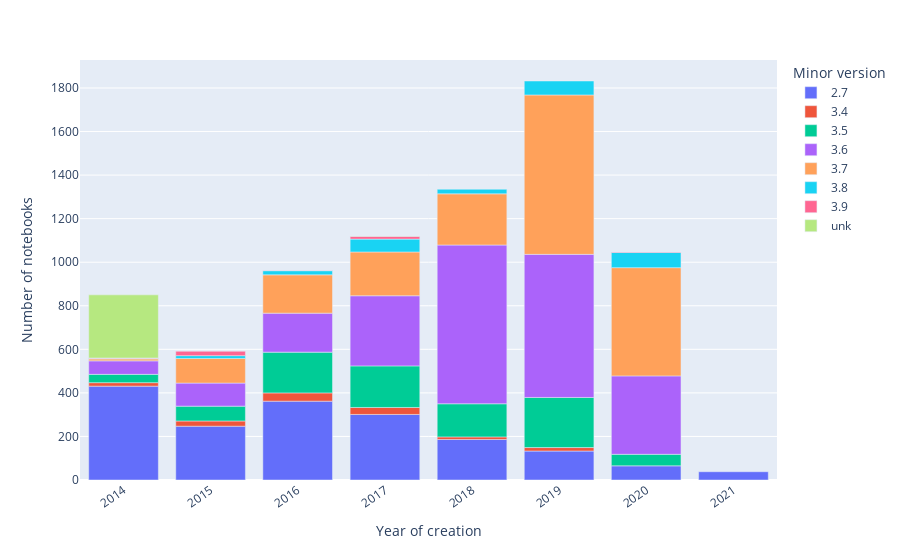

Notebook code for this chart:
### Markdown cell above
## Python notebooks by minor Python version by year of first commit

### Code cell
fig = px.bar(python_minor_version_df, x='Year of creation', y='Number of notebooks', color='Minor version')
#fig.update_traces(texttemplate='%{y:.s}', textposition='outside')
fig.update_layout(uniformtext_minsize=8, uniformtext_mode='hide', xaxis_tickangle=-35, xaxis_type='date')
fig.show()
filename = 'timeline_python_minor_version_by_repo_creation'
fig.write_image(OUTPUT_DIR + '/' + filename + '.pdf', scale=1.0)

### Figure 1 — Plotly figure (JSON) as saved in the notebook; plotly's stock layout.template omitted (floating-point values rounded to 4 significant figures)
{"data": [{"alignmentgroup": "True", "hovertemplate": "Minor version=2.7<br>Year of creation=%{x}<br>Number of notebooks=%{y}<extra></extra>", "legendgroup": "2.7", "marker": {"color": "#636efa", "pattern": {"shape": ""}}, "name": "2.7", "offsetgroup": "2.7", "orientation": "v", "showlegend": true, "textposition": "auto", "type": "bar", "x": ["2015", "2018", "2020", "2021", "2017", "2019", "2016", "2014"], "xaxis": "x", "y": [247, 186, 65, 38, 301, 133, 362, 431], "yaxis": "y"}, {"alignmentgroup": "True", "hovertemplate": "Minor version=3.4<br>Year of creation=%{x}<br>Number of notebooks=%{y}<extra></extra>", "legendgroup": "3.4", "marker": {"color": "#EF553B", "pattern": {"shape": ""}}, "name": "3.4", "offsetgroup": "3.4", "orientation": "v", "showlegend": true, "textposition": "auto", "type": "bar", "x": ["2018", "2019", "2015", "2017", "2016", "2014"], "xaxis": "x", "y": [12, 16, 24, 32, 38, 16], "yaxis": "y"}, {"alignmentgroup": "True", "hovertemplate": "Minor version=3.5<br>Year of creation=%{x}<br>Number of notebooks=%{y}<extra></extra>", "legendgroup": "3.5", "marker": {"color": "#00cc96", "pattern": {"shape": ""}}, "name": "3.5", "offsetgroup": "3.5", "orientation": "v", "showlegend": true, "textposition": "auto", "type": "bar", "x": ["2020", "2014", "2015", "2019", "2017", "2016", "2018"], "xaxis": "x", "y": [53, 38, 68, 230, 191, 187, 152], "yaxis": "y"}, {"alignmentgroup": "True", "hovertemplate": "Minor version=3.6<br>Year of creation=%{x}<br>Number of notebooks=%{y}<extra></extra>", "legendgroup": "3.6", "marker": {"color": "#ab63fa", "pattern": {"shape": ""}}, "name": "3.6", "offsetgroup": "3.6", "orientation": "v", "showlegend": true, "textposition": "auto", "type": "bar", "x": ["2016", "2017", "2015", "2019", "2018", "2014", "2020"], "xaxis": "x", "y": [179, 322, 106, 657, 729, 62, 360], "yaxis": "y"}, {"alignmentgroup": "True", "hovertemplate": "Minor version=3.7<br>Year of creation=%{x}<br>Number of notebooks=%{y}<extra></extra>", "legendgroup": "3.7", "marker": {"color": "#FFA15A", "pattern": {"shape": ""}}, "name": "3.7", "offsetgroup": "3.7", "orientation": "v", "showlegend": true, "textposition": "auto", "type": "bar", "x": ["2020", "2014", "2018", "2019", "2015", "2016", "2017"], "xaxis": "x", "y": [497, 9, 235, 732, 113, 176, 201], "yaxis": "y"}, {"alignmentgroup": "True", "hovertemplate": "Minor version=3.8<br>Year of creation=%{x}<br>Number of notebooks=%{y}<extra></extra>", "legendgroup": "3.8", "marker": {"color": "#19d3f3", "pattern": {"shape": ""}}, "name": "3.8", "offsetgroup": "3.8", "orientation": "v", "showlegend": true, "textposition": "auto", "type": "bar", "x": ["2015", "2020", "2018", "2016", "2017", "2014", "2019"], "xaxis": "x", "y": [13, 70, 21, 19, 59, 2, 64], "yaxis": "y"}, {"alignmentgroup": "True", "hovertemplate": "Minor version=3.9<br>Year of creation=%{x}<br>Number of notebooks=%{y}<extra></extra>", "legendgroup": "3.9", "marker": {"color": "#FF6692", "pattern": {"shape": ""}}, "name": "3.9", "offsetgroup": "3.9", "orientation": "v", "showlegend": true, "textposition": "auto", "type": "bar", "x": ["2016", "2020", "2015", "2017", "2014"], "xaxis": "x", "y": [1, 2, 20, 13, 2], "yaxis": "y"}, {"alignmentgroup": "True", "hovertemplate": "Minor version=unk<br>Year of creation=%{x}<br>Number of notebooks=%{y}<extra></extra>", "legendgroup": "unk", "marker": {"color": "#B6E880", "pattern": {"shape": ""}}, "name": "unk", "offsetgroup": "unk", "orientation": "v", "showlegend": true, "textposition": "auto", "type": "bar", "x": ["2017", "2014"], "xaxis": "x", "y": [1, 290], "yaxis": "y"}], "layout": {"autosize": true, "barmode": "relative", "legend": {"title": {"text": "Minor version"}, "tracegroupgap": 0}, "margin": {"t": 60}, "uniformtext": {"minsize": 8, "mode": "hide"}, "xaxis": {"anchor": "y", "autorange": true, "domain": [0, 1], "range": ["2013-07-02 12:00", "2021-07-02 12:00"], "tickangle": -35, "title": {"text": "Year of creation"}, "type": "date"}, "yaxis": {"anchor": "x", "autorange": true, "domain": [0, 1], "range": [0, 1928.0], "title": {"text": "Number of notebooks"}, "type": "linear"}}}
